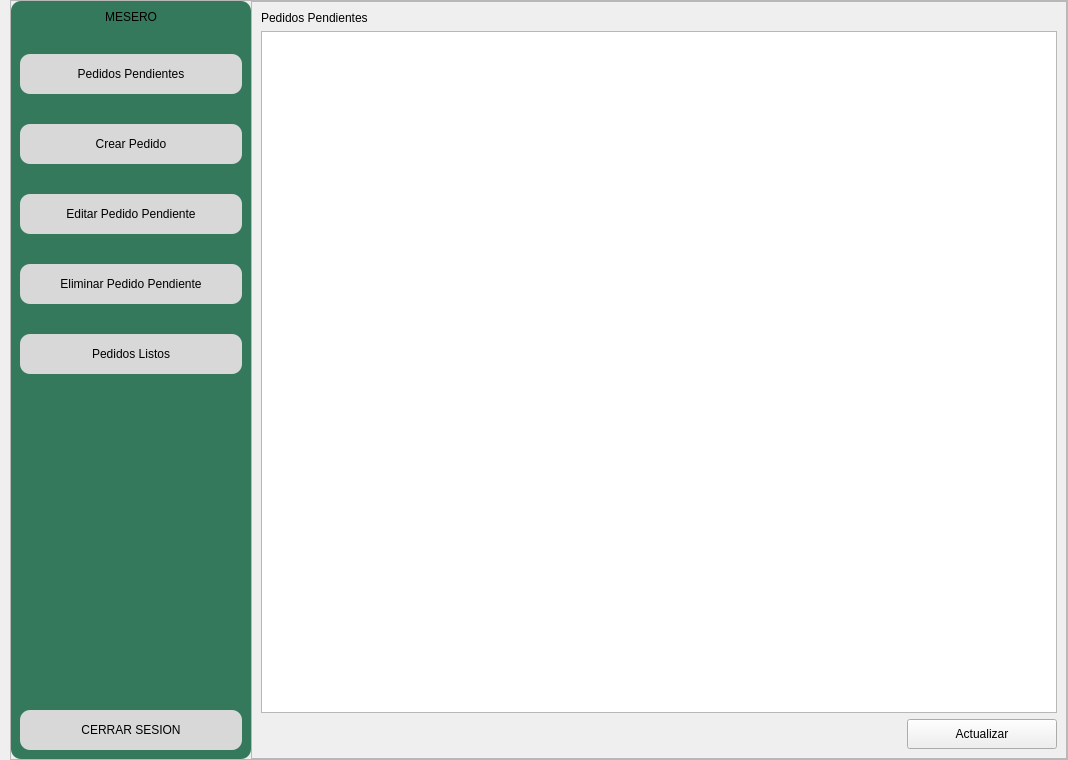
         <widget class="QWidget" name="pgMostrarPedidosMesero">
          <layout class="QHBoxLayout" name="horizontalLayout_76">
           <property name="spacing">
            <number>0</number>
           </property>
           <property name="leftMargin">
            <number>10</number>
           </property>
           <property name="topMargin">
            <number>0</number>
           </property>
           <property name="rightMargin">
            <number>0</number>
           </property>
           <property name="bottomMargin">
            <number>0</number>
           </property>
           <item>
            <widget class="QFrame" name="frame_12">
             <property name="frameShape">
              <enum>QFrame::StyledPanel</enum>
             </property>
             <property name="frameShadow">
              <enum>QFrame::Raised</enum>
             </property>
             <layout class="QHBoxLayout" name="horizontalLayout_67">
              <property name="spacing">
               <number>0</number>
              </property>
              <property name="leftMargin">
               <number>0</number>
              </property>
              <property name="topMargin">
               <number>0</number>
              </property>
              <property name="rightMargin">
               <number>0</number>
              </property>
              <property name="bottomMargin">
               <number>0</number>
              </property>
              <item>
               <widget class="QFrame" name="frame_13">
                <property name="minimumSize">
                 <size>
                  <width>240</width>
                  <height>0</height>
                 </size>
                </property>
                <property name="maximumSize">
                 <size>
                  <width>200</width>
                  <height>16777215</height>
                 </size>
                </property>
                <property name="styleSheet">
                 <string notr="true">background-color: #35795c;
border-radius:10px;</string>
                </property>
                <property name="frameShape">
                 <enum>QFrame::StyledPanel</enum>
                </property>
                <property name="frameShadow">
                 <enum>QFrame::Raised</enum>
                </property>
                <layout class="QVBoxLayout" name="verticalLayout_47">
                 <property name="spacing">
                  <number>30</number>
                 </property>
                 <item>
                  <widget class="QLabel" name="label_40">
                   <property name="styleSheet">
                    <string notr="true">font: 87 11pt &quot;Arial Black&quot;;</string>
                   </property>
                   <property name="text">
                    <string>MESERO</string>
                   </property>
                   <property name="alignment">
                    <set>Qt::AlignCenter</set>
                   </property>
                  </widget>
                 </item>
                 <item>
                  <widget class="QPushButton" name="btnPedidosPendientesMesero1">
                   <property name="minimumSize">
                    <size>
                     <width>0</width>
                     <height>40</height>
                    </size>
                   </property>
                   <property name="styleSheet">
                    <string notr="true">QPushButton{
background-color: #d8d8d9;
font: 87 10pt &quot;Arial Black&quot;;
color: rgb(0, 0, 0);
border-radius:10px;

}

QPushButton:hover{
background-color: #c8c8c9;
color: rgb(0, 0, 0);
border-radius:10px;
}</string>
                   </property>
                   <property name="text">
                    <string>Pedidos Pendientes</string>
                   </property>
                  </widget>
                 </item>
                 <item>
                  <widget class="QPushButton" name="btnCrearPedidosMesero1">
                   <property name="minimumSize">
                    <size>
                     <width>0</width>
                     <height>40</height>
                    </size>
                   </property>
                   <property name="styleSheet">
                    <string notr="true">QPushButton{
background-color: #d8d8d9;
font: 87 10pt &quot;Arial Black&quot;;
color: rgb(0, 0, 0);
border-radius:10px;

}

QPushButton:hover{
background-color: #c8c8c9;
color: rgb(0, 0, 0);
border-radius:10px;
}</string>
                   </property>
                   <property name="text">
                    <string>Crear Pedido</string>
                   </property>
                  </widget>
                 </item>
                 <item>
                  <widget class="QPushButton" name="btnEditarPedidosMesero1">
                   <property name="minimumSize">
                    <size>
                     <width>0</width>
                     <height>40</height>
                    </size>
                   </property>
                   <property name="styleSheet">
                    <string notr="true">QPushButton{
background-color: #d8d8d9;
font: 87 9pt &quot;Arial Black&quot;;
color: rgb(0, 0, 0);
border-radius:10px;

}

QPushButton:hover{
background-color: #c8c8c9;
color: rgb(0, 0, 0);
border-radius:10px;
}</string>
                   </property>
                   <property name="text">
                    <string>Editar Pedido Pendiente</string>
                   </property>
                  </widget>
                 </item>
                 <item>
                  <widget class="QPushButton" name="btnEliminarPedidosMesero1">
                   <property name="minimumSize">
                    <size>
                     <width>0</width>
                     <height>40</height>
                    </size>
                   </property>
                   <property name="styleSheet">
                    <string notr="true">QPushButton{
background-color: #d8d8d9;
font: 87 9pt &quot;Arial Black&quot;;
color: rgb(0, 0, 0);
border-radius:10px;

}

QPushButton:hover{
background-color: #c8c8c9;
color: rgb(0, 0, 0);
border-radius:10px;
}</string>
                   </property>
                   <property name="text">
                    <string>Eliminar Pedido Pendiente</string>
                   </property>
                  </widget>
                 </item>
                 <item>
                  <widget class="QPushButton" name="btnPedidosListosMesero1">
                   <property name="minimumSize">
                    <size>
                     <width>0</width>
                     <height>40</height>
                    </size>
                   </property>
                   <property name="styleSheet">
                    <string notr="true">QPushButton{
background-color: #d8d8d9;
font: 87 10pt &quot;Arial Black&quot;;
color: rgb(0, 0, 0);
border-radius:10px;

}

QPushButton:hover{
background-color: #c8c8c9;
color: rgb(0, 0, 0);
border-radius:10px;
}</string>
                   </property>
                   <property name="text">
                    <string>Pedidos Listos</string>
                   </property>
                  </widget>
                 </item>
                 <item>
                  <spacer name="verticalSpacer_55">
                   <property name="orientation">
                    <enum>Qt::Vertical</enum>
                   </property>
                   <property name="sizeHint" stdset="0">
                    <size>
                     <width>20</width>
                     <height>306</height>
                    </size>
                   </property>
                  </spacer>
                 </item>
                 <item>
                  <widget class="QPushButton" name="btnCerrarSesionAdmin1_13">
                   <property name="minimumSize">
                    <size>
                     <width>0</width>
                     <height>40</height>
                    </size>
                   </property>
                   <property name="styleSheet">
                    <string notr="true">QPushButton{
background-color: #d8d8d9;
font: 87 9pt &quot;Arial Black&quot;;
color: rgb(0, 0, 0);
border-radius:10px;

}

QPushButton:hover{
background-color: #c8c8c9;
color: rgb(0, 0, 0);
border-radius:10px;
}</string>
                   </property>
                   <property name="text">
                    <string>CERRAR SESION</string>
                   </property>
                   <property name="icon">
                    <iconset>
                     <normaloff>Imagenes/logo cerrar sesion.png</normaloff>Imagenes/logo cerrar sesion.png</iconset>
                   </property>
                  </widget>
                 </item>
                </layout>
               </widget>
              </item>
              <item>
               <widget class="QFrame" name="frame_41">
                <property name="frameShape">
                 <enum>QFrame::StyledPanel</enum>
                </property>
                <property name="frameShadow">
                 <enum>QFrame::Raised</enum>
                </property>
                <layout class="QVBoxLayout" name="verticalLayout_50">
                 <item>
                  <widget class="QLabel" name="label_53">
                   <property name="styleSheet">
                    <string notr="true">font: 87 14pt &quot;Arial Black&quot;;</string>
                   </property>
                   <property name="text">
                    <string>Pedidos Pendientes</string>
                   </property>
                  </widget>
                 </item>
                 <item>
                  <widget class="QTableWidget" name="tablePedidosMesero"/>
                 </item>
                 <item>
                  <layout class="QHBoxLayout" name="horizontalLayout_75">
                   <item>
                    <widget class="QLabel" name="labelInfoMostrarPedidosMesero">
                     <property name="minimumSize">
                      <size>
                       <width>600</width>
                       <height>30</height>
                      </size>
                     </property>
                     <property name="maximumSize">
                      <size>
                       <width>200</width>
                       <height>30</height>
                      </size>
                     </property>
                     <property name="styleSheet">
                      <string notr="true">font: 87 10pt &quot;Arial Black&quot;;</string>
                     </property>
                     <property name="text">
                      <string/>
                     </property>
                    </widget>
                   </item>
                   <item>
                    <spacer name="horizontalSpacer_40">
                     <property name="orientation">
                      <enum>Qt::Horizontal</enum>
                     </property>
                     <property name="sizeHint" stdset="0">
                      <size>
                       <width>40</width>
                       <height>20</height>
                      </size>
                     </property>
                    </spacer>
                   </item>
                   <item>
                    <widget class="QPushButton" name="btnActualizarTablaPedidosPendientes">
                     <property name="minimumSize">
                      <size>
                       <width>150</width>
                       <height>30</height>
                      </size>
                     </property>
                     <property name="maximumSize">
                      <size>
                       <width>150</width>
                       <height>30</height>
                      </size>
                     </property>
                     <property name="styleSheet">
                      <string notr="true">font: 87 13pt &quot;Arial Black&quot;;
color: rgb(0, 0, 0);</string>
                     </property>
                     <property name="text">
                      <string>Actualizar</string>
                     </property>
                    </widget>
                   </item>
                  </layout>
                 </item>
                </layout>
               </widget>
              </item>
             </layout>
            </widget>
           </item>
          </layout>
         </widget>
